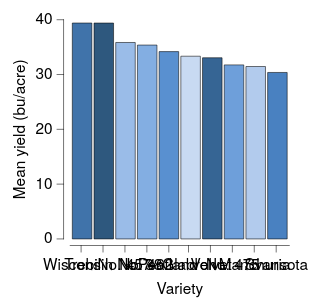

This figure's Vega-Lite source:
### Vega-Lite specification from a JSON file in a GitHub repository (floating-point values rounded to 4 significant figures)
{"background": null, "config": {"arc": {"fill": "black", "fillOpacity": 1.0, "innerRadius": 25.0, "padAngle": 0.03, "stroke": "black", "strokeOpacity": 1, "strokeWidth": 0.25}, "area": {"fill": "black", "fillOpacity": 1.0, "stroke": "black", "strokeOpacity": 1, "strokeWidth": 0.25}, "axis": {"domain": true, "domainCap": "round", "domainColor": "black", "domainWidth": 0.25, "grid": false, "gridCap": "round", "gridColor": "#F1F1F1", "gridDash": [0, 0], "gridOpacity": 1.0, "gridWidth": 0.25, "labelColor": "black", "labelFont": "HelveticaNeue", "labelFontSize": 7, "labelFontStyle": "normal", "labelFontWeight": 400, "offset": 3, "ticks": true, "tickCap": "round", "tickColor": "black", "tickSize": 3, "tickWidth": 0.25, "titleColor": "black", "titleFont": "HelveticaNeue", "titleFontSize": 7, "titleFontStyle": "normal", "titleFontWeight": 400}, "axisX": {"domain": true, "labelAlign": "center", "labelAngle": 0, "labels": true, "ticks": true, "translate": 0}, "axisY": {"domain": true, "labelAlign": "right", "labelAngle": 0, "labels": true, "ticks": true, "translate": 0}, "axisRight": {"domain": true, "labelAlign": "left", "labelAngle": 0, "labels": true, "ticks": true, "translate": 0}, "axisTop": {"domain": true, "labelAlign": "center", "labelAngle": 0, "labels": true, "ticks": true, "translate": 0}, "bar": {"fill": "black", "fillOpacity": 1.0, "stroke": "black", "strokeOpacity": 1, "strokeWidth": 0.25}, "boxplot": {"size": 8.0, "ticks": {"cornerRadius": 0.25, "fill": "black", "size": 6.0, "thickness": 0.25}, "box": {"fillOpacity": 1.0, "stroke": "black", "strokeOpacity": 1, "strokeWidth": 0.25}, "median": {"fill": "white", "fillOpacity": 1.0, "size": 8.0, "stroke": "black", "strokeOpacity": 1, "strokeWidth": 0.25}, "rule": {"fill": "black", "fillOpacity": 1.0, "size": 10.0, "stroke": "black", "strokeDash": [0, 0], "strokeOpacity": 1, "strokeWidth": 0.25}, "outliers": {"color": "black", "fill": "black", "fillOpacity": 1.0, "size": 0, "stroke": "black", "strokeOpacity": 1, "strokeWidth": 0.25}}, "circle": {"fill": "white", "fillOpacity": 1.0, "size": 2.5, "stroke": "black", "strokeOpacity": 1, "strokeWidth": 0.25}, "errorband": {"band": {"fillOpacity": 0.6, "stroke": null, "strokeWidth": 0.25, "strokeOpacity": 1}, "borders": {"opacity": 0, "strokeOpacity": 0.25, "strokeWidth": 1}}, "errorbar": {"opacity": 1, "rule": {"strokeDash": [0, 0], "strokeWidth": 0.5}, "ticks": {"color": "black", "cornerRadius": 0.25, "opacity": 1, "size": 6.0, "thickness": 0.5}, "thickness": 0.5}, "font": "HelveticaNeue", "geoshape": {"fill": "black", "fillOpacity": 1.0, "stroke": "black", "strokeOpacity": 1, "strokeWidth": 0.25}, "header": {"labelColor": "black", "labelFont": "HelveticaNeue", "labelFontSize": 7, "labelFontStyle": "normal", "labelFontWeight": 400, "titleColor": "black", "titleFont": "HelveticaNeue", "titleFontSize": 7, "titleFontStyle": "normal", "titleFontWeight": 400, "titlePadding": 0}, "legend": {"disable": false, "offset": 3, "gradientLength": 50.0, "gradientThickness": 5.0, "gradientOpacity": 1.0, "gradientStrokeColor": "black", "gradientStrokeWidth": 0.25, "labelColor": "black", "labelFont": "HelveticaNeue", "labelFontSize": 7, "labelFontStyle": "normal", "labelFontWeight": 400, "strokeColor": "black", "strokeWidth": 0, "symbolSize": 42, "symbolStrokeColor": "black", "symbolStrokeWidth": 0.25, "titleColor": "black", "titleFont": "HelveticaNeue", "titleFontSize": 7, "titleFontStyle": "normal", "titleFontWeight": 400}, "line": {"color": "black", "stroke": "black", "strokeCap": "round", "strokeDash": [0, 0], "strokeOpacity": 1, "strokeWidth": 0.375}, "point": {"filled": true, "fill": "black", "fillOpacity": 1.0, "size": 5.0, "stroke": "black", "strokeOpacity": 1, "strokeWidth": 0.25}, "range": {"category": {"scheme": ["#DFE9F7", "#ADC8EC", "#7AA8E0", "#4D87CA", "#386898", "#264A69"]}, "diverging": {"scheme": ["#BC4A5A", "#C96872", "#D4858B", "#DFA1A5", "#E8BDBF", "#F0DADA", "#F6F6F6", "#D7E0EB", "#B9CBE0", "#9BB6D5", "#7DA1C9", "#5F8CBD", "#4177B1"]}, "heatmap": {"scheme": ["#DFE9F7", "#C6D9F1", "#ADC8EC", "#94B8E6", "#7AA8E0", "#6097DA", "#4D87CA", "#4177B1", "#386898", "#2F597F", "#264A69", "#1D3A58"]}, "ordinal": {"scheme": ["#DFE9F7", "#C6D9F1", "#ADC8EC", "#94B8E6", "#7AA8E0", "#6097DA", "#4D87CA", "#4177B1", "#386898", "#2F597F", "#264A69", "#1D3A58"]}, "ramp": {"scheme": ["#DFE9F7", "#C6D9F1", "#ADC8EC", "#94B8E6", "#7AA8E0", "#6097DA", "#4D87CA", "#4177B1", "#386898", "#2F597F", "#264A69", "#1D3A58"]}}, "rule": {"color": "black", "stroke": "black", "strokeCap": "round", "strokeDash": [2, 2], "strokeOpacity": 1, "strokeWidth": 0.25}, "scale": {"bandPaddingInner": 0.1, "bandPaddingOuter": 0.1, "round": false}, "rect": {"fill": "black", "fillOpacity": 1.0, "stroke": "black", "strokeOpacity": 1, "strokeWidth": 0.25}, "square": {"fill": "black", "fillOpacity": 1.0, "size": 10.0, "stroke": "black", "strokeOpacity": 1, "strokeWidth": 0.25}, "text": {"color": "black", "font": "HelveticaNeue", "fontSize": 7, "fontStyle": "normal", "fontWeight": 400}, "title": {"anchor": "middle", "frame": "group", "color": "black", "font": "HelveticaNeue", "fontSize": 7, "fontStyle": "normal", "fontWeight": 400, "subtitleColor": "black", "subtitleFont": "HelveticaNeue", "subtitleFontSize": "HelveticaNeue", "subtitleFontStyle": "normal", "subtitleFontWeight": 400}, "view": {"continuousWidth": 100, "continuousHeight": 100, "discreteWidth": 100, "discreteHeight": 100, "fill": null, "stroke": null, "strokeWidth": 0.25}}, "data": {"name": "data-9cc0564cb5591205eeeca8d2429dd11b"}, "mark": {"type": "bar"}, "encoding": {"color": {"field": "variety", "legend": null, "type": "nominal"}, "x": {"field": "variety", "sort": "-y", "title": "Variety", "type": "nominal"}, "y": {"aggregate": "mean", "field": "yield", "title": "Mean yield (bu/acre)", "type": "quantitative"}}, "$schema": "https://vega.github.io/schema/vega-lite/v6.4.1.json", "datasets": {"data-9cc0564cb5591205eeeca8d2429dd11b": [{"yield": 27.0, "variety": "Manchuria", "year": 1931, "site": "University Farm"}, {"yield": 48.87, "variety": "Manchuria", "year": 1931, "site": "Waseca"}, {"yield": 27.43, "variety": "Manchuria", "year": 1931, "site": "Morris"}, {"yield": 39.93, "variety": "Manchuria", "year": 1931, "site": "Crookston"}, {"yield": 32.97, "variety": "Manchuria", "year": 1931, "site": "Grand Rapids"}, {"yield": 28.97, "variety": "Manchuria", "year": 1931, "site": "Duluth"}, {"yield": 43.07, "variety": "Glabron", "year": 1931, "site": "University Farm"}, {"yield": 55.2, "variety": "Glabron", "year": 1931, "site": "Waseca"}, {"yield": 28.77, "variety": "Glabron", "year": 1931, "site": "Morris"}, {"yield": 38.13, "variety": "Glabron", "year": 1931, "site": "Crookston"}, {"yield": 29.13, "variety": "Glabron", "year": 1931, "site": "Grand Rapids"}, {"yield": 29.67, "variety": "Glabron", "year": 1931, "site": "Duluth"}, {"yield": 35.13, "variety": "Svansota", "year": 1931, "site": "University Farm"}, {"yield": 47.33, "variety": "Svansota", "year": 1931, "site": "Waseca"}, {"yield": 25.77, "variety": "Svansota", "year": 1931, "site": "Morris"}, {"yield": 40.47, "variety": "Svansota", "year": 1931, "site": "Crookston"}, {"yield": 29.67, "variety": "Svansota", "year": 1931, "site": "Grand Rapids"}, {"yield": 25.7, "variety": "Svansota", "year": 1931, "site": "Duluth"}, {"yield": 39.9, "variety": "Velvet", "year": 1931, "site": "University Farm"}, {"yield": 50.23, "variety": "Velvet", "year": 1931, "site": "Waseca"}, {"yield": 26.13, "variety": "Velvet", "year": 1931, "site": "Morris"}, {"yield": 41.33, "variety": "Velvet", "year": 1931, "site": "Crookston"}, {"yield": 23.03, "variety": "Velvet", "year": 1931, "site": "Grand Rapids"}, {"yield": 26.3, "variety": "Velvet", "year": 1931, "site": "Duluth"}, {"yield": 36.57, "variety": "Trebi", "year": 1931, "site": "University Farm"}, {"yield": 63.83, "variety": "Trebi", "year": 1931, "site": "Waseca"}, {"yield": 43.77, "variety": "Trebi", "year": 1931, "site": "Morris"}, {"yield": 46.93, "variety": "Trebi", "year": 1931, "site": "Crookston"}, {"yield": 29.77, "variety": "Trebi", "year": 1931, "site": "Grand Rapids"}, {"yield": 33.93, "variety": "Trebi", "year": 1931, "site": "Duluth"}, {"yield": 43.27, "variety": "No. 457", "year": 1931, "site": "University Farm"}, {"yield": 58.1, "variety": "No. 457", "year": 1931, "site": "Waseca"}, {"yield": 28.7, "variety": "No. 457", "year": 1931, "site": "Morris"}, {"yield": 45.67, "variety": "No. 457", "year": 1931, "site": "Crookston"}, {"yield": 32.17, "variety": "No. 457", "year": 1931, "site": "Grand Rapids"}, {"yield": 33.6, "variety": "No. 457", "year": 1931, "site": "Duluth"}, {"yield": 36.6, "variety": "No. 462", "year": 1931, "site": "University Farm"}, {"yield": 65.77, "variety": "No. 462", "year": 1931, "site": "Waseca"}, {"yield": 30.37, "variety": "No. 462", "year": 1931, "site": "Morris"}, {"yield": 48.57, "variety": "No. 462", "year": 1931, "site": "Crookston"}, {"yield": 24.93, "variety": "No. 462", "year": 1931, "site": "Grand Rapids"}, {"yield": 28.1, "variety": "No. 462", "year": 1931, "site": "Duluth"}, {"yield": 32.77, "variety": "Peatland", "year": 1931, "site": "University Farm"}, {"yield": 48.57, "variety": "Peatland", "year": 1931, "site": "Waseca"}, {"yield": 29.87, "variety": "Peatland", "year": 1931, "site": "Morris"}, {"yield": 41.6, "variety": "Peatland", "year": 1931, "site": "Crookston"}, {"yield": 34.7, "variety": "Peatland", "year": 1931, "site": "Grand Rapids"}, {"yield": 32.0, "variety": "Peatland", "year": 1931, "site": "Duluth"}, {"yield": 24.67, "variety": "No. 475", "year": 1931, "site": "University Farm"}, {"yield": 46.77, "variety": "No. 475", "year": 1931, "site": "Waseca"}, {"yield": 22.6, "variety": "No. 475", "year": 1931, "site": "Morris"}, {"yield": 44.1, "variety": "No. 475", "year": 1931, "site": "Crookston"}, {"yield": 19.7, "variety": "No. 475", "year": 1931, "site": "Grand Rapids"}, {"yield": 33.07, "variety": "No. 475", "year": 1931, "site": "Duluth"}, {"yield": 39.3, "variety": "Wisconsin No. 38", "year": 1931, "site": "University Farm"}, {"yield": 58.8, "variety": "Wisconsin No. 38", "year": 1931, "site": "Waseca"}, {"yield": 29.47, "variety": "Wisconsin No. 38", "year": 1931, "site": "Morris"}, {"yield": 49.87, "variety": "Wisconsin No. 38", "year": 1931, "site": "Crookston"}, {"yield": 34.47, "variety": "Wisconsin No. 38", "year": 1931, "site": "Grand Rapids"}, {"yield": 31.6, "variety": "Wisconsin No. 38", "year": 1931, "site": "Duluth"}, {"yield": 26.9, "variety": "Manchuria", "year": 1932, "site": "University Farm"}, {"yield": 33.47, "variety": "Manchuria", "year": 1932, "site": "Waseca"}, {"yield": 34.37, "variety": "Manchuria", "year": 1932, "site": "Morris"}, {"yield": 32.97, "variety": "Manchuria", "year": 1932, "site": "Crookston"}, {"yield": 22.13, "variety": "Manchuria", "year": 1932, "site": "Grand Rapids"}, {"yield": 22.57, "variety": "Manchuria", "year": 1932, "site": "Duluth"}, {"yield": 36.8, "variety": "Glabron", "year": 1932, "site": "University Farm"}, {"yield": 37.73, "variety": "Glabron", "year": 1932, "site": "Waseca"}, {"yield": 35.13, "variety": "Glabron", "year": 1932, "site": "Morris"}, {"yield": 26.17, "variety": "Glabron", "year": 1932, "site": "Crookston"}, {"yield": 14.43, "variety": "Glabron", "year": 1932, "site": "Grand Rapids"}, {"yield": 25.87, "variety": "Glabron", "year": 1932, "site": "Duluth"}, {"yield": 27.43, "variety": "Svansota", "year": 1932, "site": "University Farm"}, {"yield": 38.5, "variety": "Svansota", "year": 1932, "site": "Waseca"}, {"yield": 35.03, "variety": "Svansota", "year": 1932, "site": "Morris"}, {"yield": 20.63, "variety": "Svansota", "year": 1932, "site": "Crookston"}, {"yield": 16.63, "variety": "Svansota", "year": 1932, "site": "Grand Rapids"}, {"yield": 22.23, "variety": "Svansota", "year": 1932, "site": "Duluth"}, {"yield": 26.8, "variety": "Velvet", "year": 1932, "site": "University Farm"}, {"yield": 37.4, "variety": "Velvet", "year": 1932, "site": "Waseca"}, {"yield": 38.83, "variety": "Velvet", "year": 1932, "site": "Morris"}, {"yield": 32.07, "variety": "Velvet", "year": 1932, "site": "Crookston"}, {"yield": 32.23, "variety": "Velvet", "year": 1932, "site": "Grand Rapids"}, {"yield": 22.47, "variety": "Velvet", "year": 1932, "site": "Duluth"}, {"yield": 29.07, "variety": "Trebi", "year": 1932, "site": "University Farm"}, {"yield": 49.23, "variety": "Trebi", "year": 1932, "site": "Waseca"}, {"yield": 46.63, "variety": "Trebi", "year": 1932, "site": "Morris"}, {"yield": 41.83, "variety": "Trebi", "year": 1932, "site": "Crookston"}, {"yield": 20.63, "variety": "Trebi", "year": 1932, "site": "Grand Rapids"}, {"yield": 30.6, "variety": "Trebi", "year": 1932, "site": "Duluth"}, {"yield": 26.43, "variety": "No. 457", "year": 1932, "site": "University Farm"}, {"yield": 42.2, "variety": "No. 457", "year": 1932, "site": "Waseca"}, {"yield": 43.53, "variety": "No. 457", "year": 1932, "site": "Morris"}, {"yield": 34.33, "variety": "No. 457", "year": 1932, "site": "Crookston"}, {"yield": 19.47, "variety": "No. 457", "year": 1932, "site": "Grand Rapids"}, {"yield": 22.7, "variety": "No. 457", "year": 1932, "site": "Duluth"}, {"yield": 25.57, "variety": "No. 462", "year": 1932, "site": "University Farm"}, {"yield": 44.7, "variety": "No. 462", "year": 1932, "site": "Waseca"}, {"yield": 47.0, "variety": "No. 462", "year": 1932, "site": "Morris"}, {"yield": 30.53, "variety": "No. 462", "year": 1932, "site": "Crookston"}, {"yield": 19.9, "variety": "No. 462", "year": 1932, "site": "Grand Rapids"}, {"yield": 22.5, "variety": "No. 462", "year": 1932, "site": "Duluth"}, {"yield": 28.07, "variety": "Peatland", "year": 1932, "site": "University Farm"}, {"yield": 36.03, "variety": "Peatland", "year": 1932, "site": "Waseca"}, {"yield": 43.2, "variety": "Peatland", "year": 1932, "site": "Morris"}, {"yield": 25.23, "variety": "Peatland", "year": 1932, "site": "Crookston"}, {"yield": 26.77, "variety": "Peatland", "year": 1932, "site": "Grand Rapids"}, {"yield": 31.37, "variety": "Peatland", "year": 1932, "site": "Duluth"}, {"yield": 30.0, "variety": "No. 475", "year": 1932, "site": "University Farm"}, {"yield": 41.27, "variety": "No. 475", "year": 1932, "site": "Waseca"}, {"yield": 44.23, "variety": "No. 475", "year": 1932, "site": "Morris"}, {"yield": 32.13, "variety": "No. 475", "year": 1932, "site": "Crookston"}, {"yield": 15.23, "variety": "No. 475", "year": 1932, "site": "Grand Rapids"}, {"yield": 27.37, "variety": "No. 475", "year": 1932, "site": "Duluth"}, {"yield": 38.0, "variety": "Wisconsin No. 38", "year": 1932, "site": "University Farm"}, {"yield": 58.17, "variety": "Wisconsin No. 38", "year": 1932, "site": "Waseca"}, {"yield": 47.17, "variety": "Wisconsin No. 38", "year": 1932, "site": "Morris"}, {"yield": 35.9, "variety": "Wisconsin No. 38", "year": 1932, "site": "Crookston"}, {"yield": 20.67, "variety": "Wisconsin No. 38", "year": 1932, "site": "Grand Rapids"}, {"yield": 29.33, "variety": "Wisconsin No. 38", "year": 1932, "site": "Duluth"}]}}
